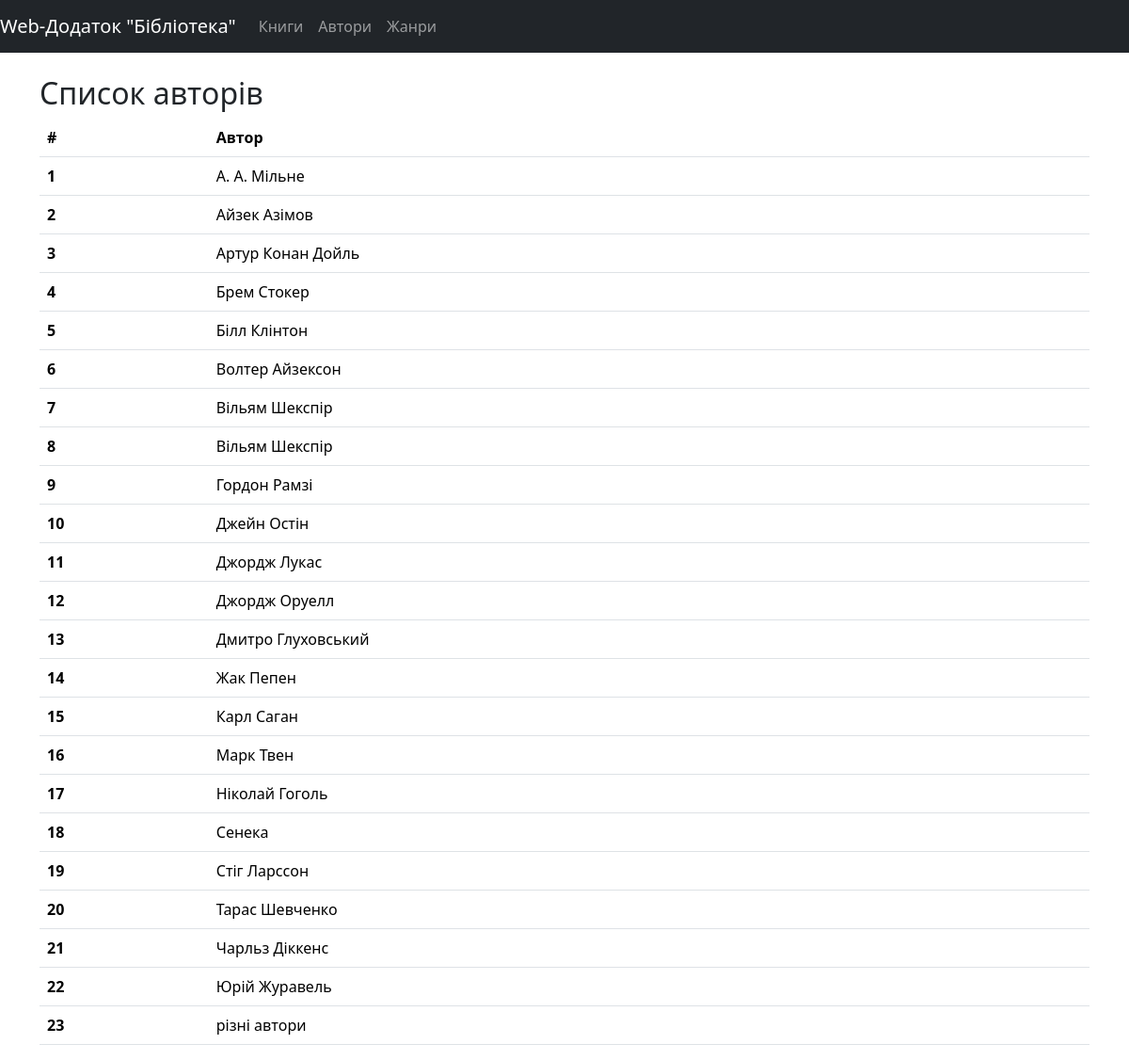
/authors/, run on an earlier commit of the app's database.
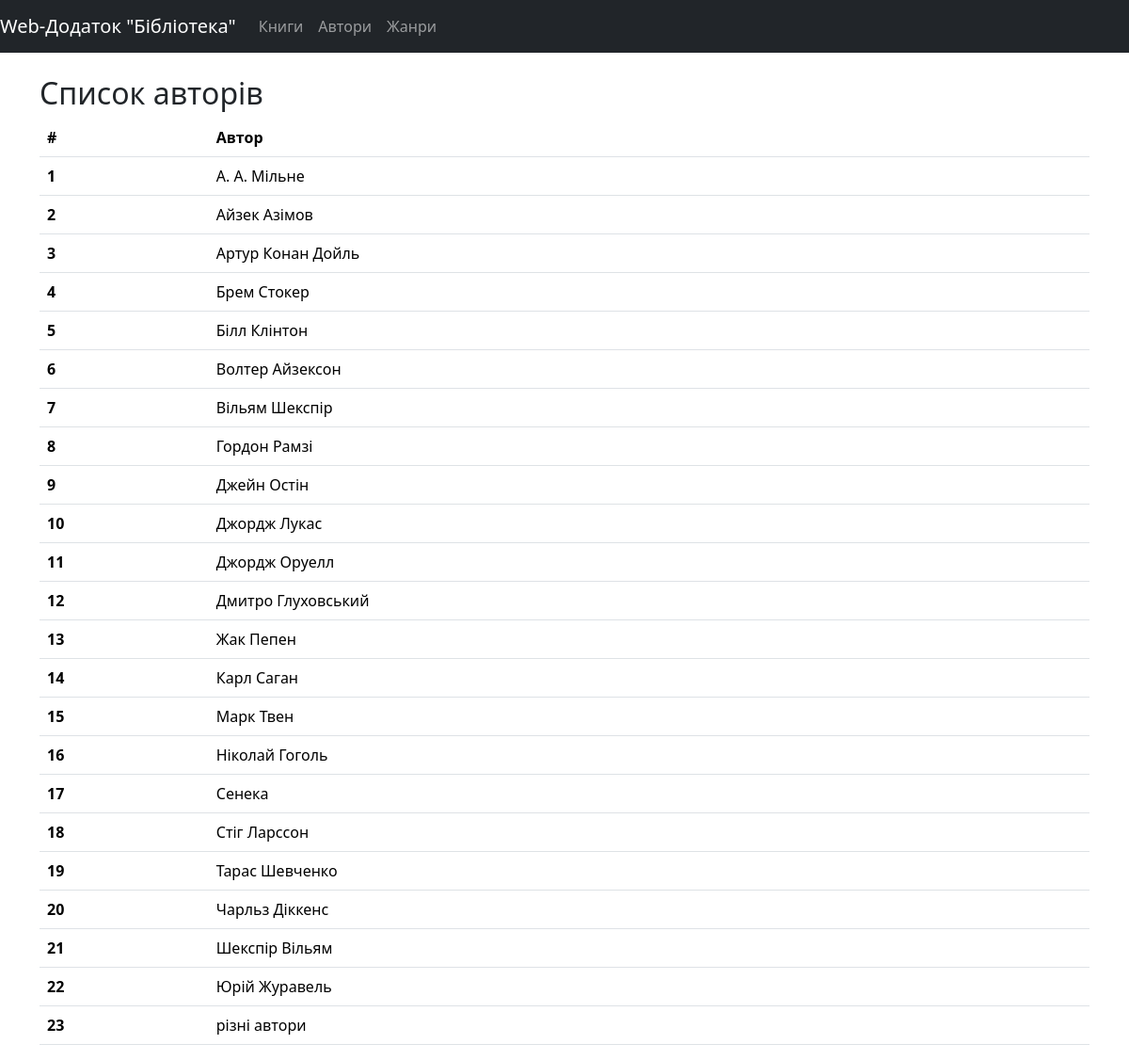
And on a later commit of the database.
### library_app/models.py (models this page shows, shortened)
class Author(models.Model):
    class Meta:
        verbose_name = 'Автор'
        verbose_name_plural = 'Автори'
        ordering = ["name"]
    name = models.CharField(max_length=50, unique=True)

### library_app/views.py (the view)
# urls.py: path('authors/', views.author_list, name='author_list'),
def author_list(request):
    authors = Author.objects.all()
    return render(request, 'library_app/author_list.html', {'authors': authors})

### library_app/templates/library_app/author_list.html (shortened to what this page needs)
{% extends 'base.html' %}
{% load static %}
{% block content %}
  <h2>Список авторів</h2>
  <table class="table">
    <thead>
      <tr>
        <th scope="col">#</th>
        <th scope="col">Автор</th>
      </tr>
    </thead>
    <tbody>
      {% for author in authors %}
        <tr>
          <th scope="row">{{ forloop.counter }}</th>
          <td>{{ author.name }}</td>
        </tr>
      {% endfor %}
    </tbody>
  </table>
{% endblock %}

What changed in the data, as far as the page shows it:
changed Author: name "Вільям Шекспір" → "Шекспір Вільям"; moves down the list
